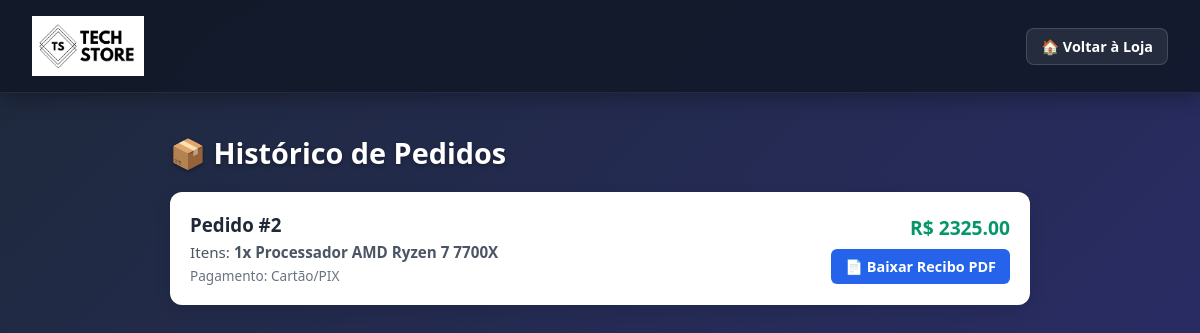
Page /meus-pedidos (signed in) on the committed database.
### app.py (models this page shows)
class Pedido(db.Model):
    id = db.Column(db.Integer, primary_key=True)
    usuario_id = db.Column(db.Integer, db.ForeignKey('usuario.id'), nullable=True)
    nome_cliente = db.Column(db.String(100), nullable=False)
    telefone = db.Column(db.String(20), nullable=False)
    cep = db.Column(db.String(20), nullable=False)
    pagamento = db.Column(db.String(50), nullable=False)
    total = db.Column(db.Float, nullable=False)
    itens_resumo = db.Column(db.String(500), nullable=False)

### app.py (the view)
@app.route("/meus-pedidos")
def meus_pedidos():
    if 'usuario_id' not in session:
        return redirect(url_for('login'))
    pedidos = Pedido.query.filter_by(usuario_id=session['usuario_id']).all()
    return render_template("pedidos.html", pedidos=pedidos)

### templates/pedidos.html (shortened to what this page needs)
<!DOCTYPE html>
<html lang="pt-BR">
<head>
    <link rel="stylesheet" href="{{ url_for('static', filename='style.css') }}">
</head>
<body>
    <header class="navbar">
        <div class="navbar-container">
            <a href="/" class="logo-link">
                <img src="{{ url_for('static', filename='imagens/logo.png') }}" alt="Logo" class="logo-img-maior" onerror="this.style.display='none';">
            </a>
            <div class="navbar-links">
                <a href="/" class="btn-inicio">🏠 Voltar à Loja</a>
            </div>
        </div>
    </header>
    <main class="container" style="max-width: 900px;">
        <h2 style="margin-bottom: 20px; color: #fff; font-size: 1.8rem; text-shadow: 0 2px 4px rgba(0,0,0,0.3);">📦 Histórico de Pedidos</h2>
        {% if pedidos %}
            <div style="display: flex; flex-direction: column; gap: 15px;">
                {% for p in pedidos %}
                    <div style="background: white; padding: 20px; border-radius: 12px; box-shadow: 0 4px 15px rgba(0,0,0,0.1); display: flex; justify-content: space-between; align-items: center; flex-wrap: wrap; gap: 15px;">
                        <div>
                            <h3 style="color: #1f2937; margin-bottom: 5px;">Pedido #{{ p.id }}</h3>
                            <p style="color: #4b5563; font-size: 0.95rem;">Itens: <strong>{{ p.itens_resumo }}</strong></p>
                            <p style="color: #6b7280; font-size: 0.85rem; margin-top: 4px;">Pagamento: {{ p.pagamento }}</p>
                        </div>
                        <div style="text-align: right;">
                            <p style="font-size: 1.2rem; font-weight: 800; color: #059669; margin-bottom: 8px;">R$ {{ "%.2f"|format(p.total) }}</p>
                            <a href="/comprovante/{{ p.id }}" style="background: #2563eb; color: white; padding: 8px 14px; border-radius: 6px; text-decoration: none; font-size: 0.9rem; font-weight: bold; display: inline-block;">📄 Baixar Recibo PDF</a>
                        </div>
                    </div>
                {% endfor %}
            </div>
        {% endif %}
    </main>
</body>
</html>

### static/style.css (style rules this page uses)
* { margin: 0; padding: 0; box-sizing: border-box; font-family: 'Segoe UI', Roboto, Helvetica, Arial, sans-serif; }
body { background: linear-gradient(-45deg, #0f172a, #1e1b4b, #312e81, #1e293b); background-size: 400% 400%; animation: gradientAnimado 15s ease infinite; color: #333; min-height: 100vh; padding-bottom: 50px; }
.navbar { background: rgba(17, 24, 39, 0.85); backdrop-filter: blur(10px); box-shadow: 0 4px 20px rgba(0, 0, 0, 0.3); margin-bottom: 2.5rem; padding: 1rem 2rem; border-bottom: 1px solid rgba(255, 255, 255, 0.08); }
.navbar-container { max-width: 1200px; margin: 0 auto; display: flex; justify-content: space-between; align-items: center; flex-wrap: wrap; gap: 15px; }
.logo-link { display: flex; align-items: center; text-decoration: none; }
.logo-img-maior { height: 60px; object-fit: contain; }
.btn-inicio { background-color: rgba(255, 255, 255, 0.08); color: white; padding: 8px 14px; border-radius: 8px; text-decoration: none; font-size: 0.9rem; font-weight: 600; transition: background 0.2s, transform 0.1s; border: 1px solid rgba(255, 255, 255, 0.15); }
.navbar-links { display: flex; align-items: center; gap: 20px; }
.container { max-width: 1200px; margin: 0 auto; padding: 0 20px; }

### rows in the picture
Pedido: id "2", itens_resumo "1x Processador AMD Ryzen 7 7700X", pagamento "Cartão/PIX", total "2325.00"
